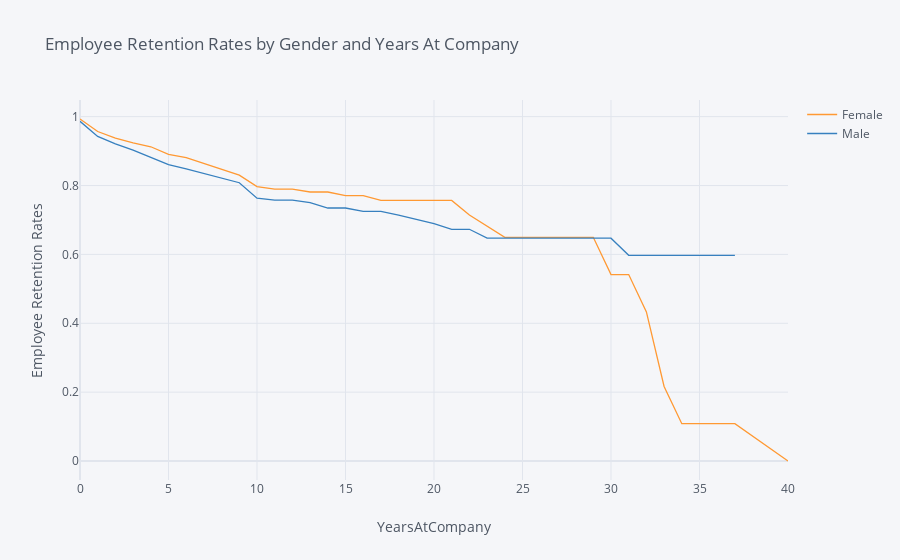

Notebook cell for this chart:
### Markdown cell above
## 2. Compare the plot above with one that plots employee retention rates by gender over the number of years the employee has been working for the company.

### Code cell
rates = survival(data, 'Gender','YearsAtCompany', 'Attrition') 

rates.iplot(kind='line', xTitle='YearsAtCompany', yTitle='Employee Retention Rates',
            title='Employee Retention Rates by Gender and Years At Company')

# Podemos ver que la línea de Male se frena en seco porque se acaban los datos del dataset, 
# no es que sea un error.

### Figure 1 — Plotly figure (JSON) as saved in the notebook; plotly's stock layout.template omitted (floating-point values rounded to 4 significant figures)
{"data": [{"line": {"color": "rgba(255, 153, 51, 1.0)", "dash": "solid", "shape": "linear", "width": 1.3}, "mode": "lines", "name": "Female", "text": "", "type": "scatter", "x": [0, 1, 2, 3, 4, 5, 6, 7, 8, 9, 10, 11, 12, 13, 14, 15, 16, 17, 18, 19, 20, 21, 22, 23, 24, 25, 26, 27, 29, 30, 31, 32, 33, 34, 36, 37, 40], "y": [0.9932, 0.9568, 0.938, 0.9239, 0.9126, 0.8906, 0.8813, 0.8642, 0.8487, 0.8303, 0.7969, 0.7898, 0.7898, 0.7812, 0.7812, 0.7704, 0.7704, 0.7566, 0.7566, 0.7566, 0.7566, 0.7566, 0.7146, 0.6821, 0.6496, 0.6496, 0.6496, 0.6496, 0.6496, 0.5414, 0.5414, 0.4331, 0.2165, 0.1083, 0.1083, 0.1083, 0]}, {"line": {"color": "rgba(55, 128, 191, 1.0)", "dash": "solid", "shape": "linear", "width": 1.3}, "mode": "lines", "name": "Male", "text": "", "type": "scatter", "x": [0, 1, 2, 3, 4, 5, 6, 7, 8, 9, 10, 11, 12, 13, 14, 15, 16, 17, 18, 19, 20, 21, 22, 23, 24, 25, 26, 27, 29, 30, 31, 32, 33, 34, 36, 37, 40], "y": [0.9864, 0.9425, 0.921, 0.9029, 0.8815, 0.861, 0.8483, 0.8342, 0.8206, 0.8081, 0.7634, 0.7577, 0.7577, 0.7506, 0.7347, 0.7347, 0.725, 0.725, 0.714, 0.7021, 0.6894, 0.6729, 0.6729, 0.6471, 0.6471, 0.6471, 0.6471, 0.6471, 0.6471, 0.6471, 0.5973, 0.5973, 0.5973, 0.5973, 0.5973, 0.5973, ""]}], "layout": {"legend": {"bgcolor": "#F5F6F9", "font": {"color": "#4D5663"}}, "paper_bgcolor": "#F5F6F9", "plot_bgcolor": "#F5F6F9", "title": {"font": {"color": "#4D5663"}, "text": "Employee Retention Rates by Gender and Years At Company"}, "xaxis": {"gridcolor": "#E1E5ED", "showgrid": true, "tickfont": {"color": "#4D5663"}, "title": {"font": {"color": "#4D5663"}, "text": "YearsAtCompany"}, "zerolinecolor": "#E1E5ED"}, "yaxis": {"gridcolor": "#E1E5ED", "showgrid": true, "tickfont": {"color": "#4D5663"}, "title": {"font": {"color": "#4D5663"}, "text": "Employee Retention Rates"}, "zerolinecolor": "#E1E5ED"}}}
